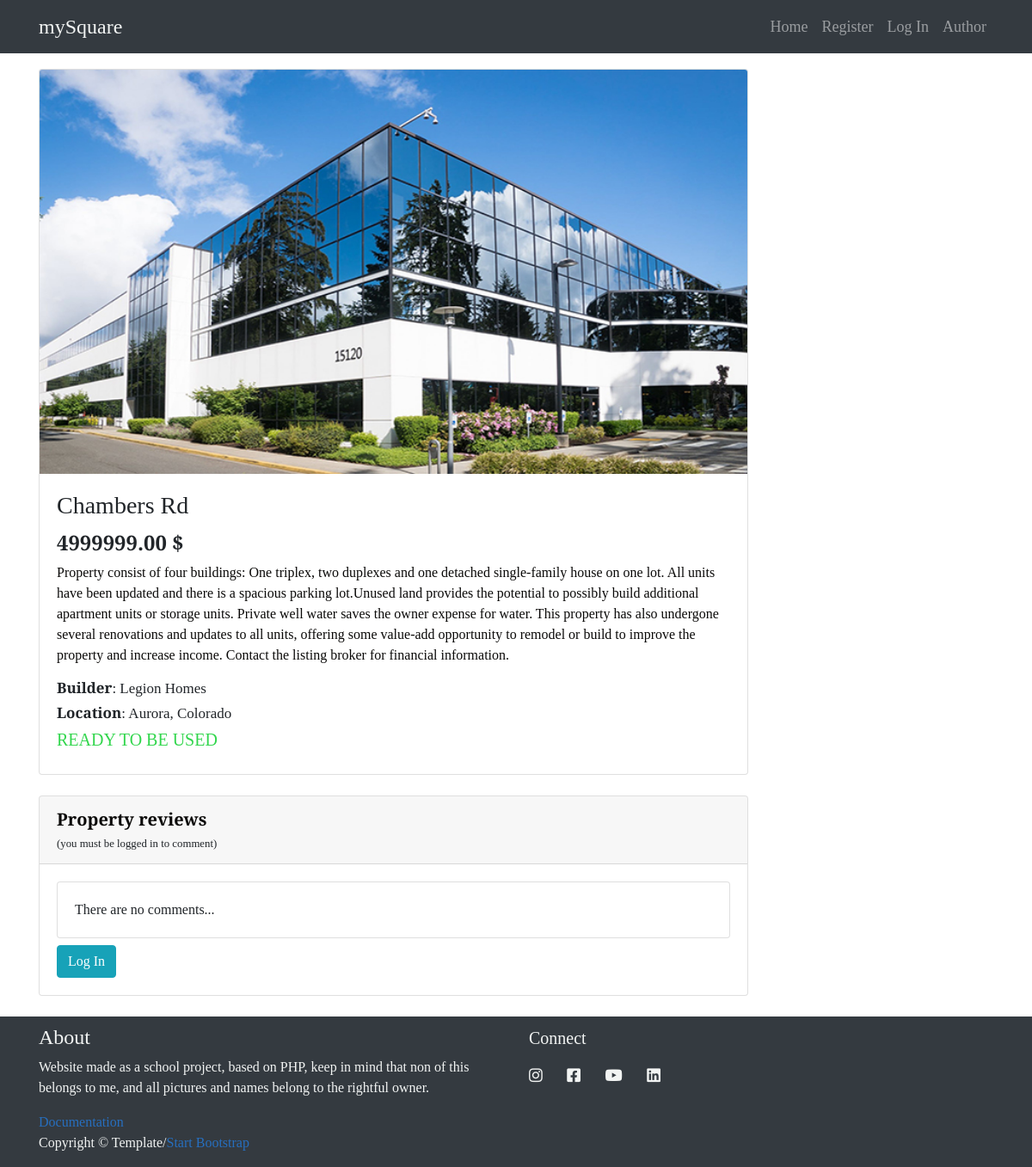
/index.php?page=building&&id=6, run on the app's committed database.
### tables this page shows
CREATE TABLE `navigation` (
  `navId` int(11) NOT NULL,
  `navName` varchar(32) NOT NULL,
  `href` varchar(99) NOT NULL
);

CREATE TABLE `buildings` (
  `buildingId` int(11) NOT NULL,
  `categoryid` int(11) NOT NULL,
  `builderid` int(11) NOT NULL,
  `name` varchar(29) NOT NULL,
  `info` text NOT NULL,
  `price` decimal(10,2) NOT NULL,
  `location` varchar(99) NOT NULL,
  `underconstruction` bit(1) NOT NULL
);

CREATE TABLE `picture` (
  `buildingId` int(11) NOT NULL,
  `src` varchar(99) NOT NULL,
  `alt` varchar(22) NOT NULL
);

CREATE TABLE `builder` (
  `builderId` int(11) NOT NULL,
  `builderName` varchar(99) NOT NULL,
  `builderEmail` varchar(99) NOT NULL,
  `builderCity` varchar(29) NOT NULL,
  `builderCountry` varchar(29) NOT NULL
);

### models/navigacija/getnav.php (called while the page is built, shortened)
<?php
    function nav_izlogovan(){
        require "config/connection.php";
        $element1 = "Home";
        $element2 = "Register";
        $element3 = "Log In";
        $element4 = "Author";
        if($conn){
            $upit = "SELECT navName as naziv,href as href FROM navigation WHERE navName IN (:element1,:element2,:element3,:element4)";
            $action = $conn->prepare($upit);
            $action->bindParam(":element1",$element1);
            $action->bindParam(":element2",$element2);
            $action->bindParam(":element3",$element3);
            $action->bindParam(":element4",$element4);
            try{
                $uspeh = $action->execute();
                if($uspeh){
                    $elementi = $action->fetchAll();
                    return $elementi;
                }
            }
            catch(PDOException $i){
                echo $i->getMessage();
            }
        }
    }
?>

### models/post/getbuilding.php (called while the page is built)
<?php
        function dohvatiZgradu($id){
            require "config/connection.php";
            $query = "SELECT  b.buildingId as id ,b.name as ime,b.location as lokacija ,b.price as cena ,b.Info as info ,c.builderName as graditelj,b.underconstruction as konstrukcija,p.src as src,p.alt as alt FROM buildings b INNER JOIN builder c ON b.builderId = c.builderId INNER JOIN picture p ON b.buildingid = p.buildingid WHERE b.buildingId = :id";
            $dohvati = $conn->prepare($query);
            $dohvati->bindParam(":id",$id);
            try{
                $akcija = $dohvati->execute();
                $broj = $dohvati->rowCount();
                if(!$akcija ){
                    http_response_code(404);
                }
                else if($broj < 1){
                    header("Location: 404.php");
                }
                else{
                    $zgrada = $dohvati->fetch();
                    return $zgrada;
                }
            }
            catch(PDOException $msg){
                echo $msg;
            }
        }
?>

### views/flexible/building.php (the view, shortened to what this page needs)
<?php
    if(isset($_GET['id'])){
        $id = $_GET['id'];
        include "models/post/getbuilding.php";
        $zgrada = dohvatiZgradu($id);
    }
    else{
        header("Location:../../index.php");
    }
?>
 <div class="container">
<div class="row">
    <div class="col-lg-9">
            <div class="card mt-4">
            <img class="card-img-top img-fluid" src="assets/img/<?php echo $zgrada['src'];?>" alt="<?php echo $zgrada['alt'];?>">
            <div class="card-body">
                <h3 class="card-title naslovzgrade"><?php echo $zgrada['ime'];?></h3>
                <h4 class="cenazgrade"><?php echo $zgrada['cena'];?> $</h4>
                <p class="card-text"><?php echo $zgrada['info'];?></p>
                <h6 class="ozgradi"><b>Builder</b>: <?php echo $zgrada['graditelj'];?></h6>
                <h6 class="ozgradi"><b>Location</b>: <?php echo $zgrada['lokacija'];?></h6>
                <h6>
                    <?php
                        $konstrukcija = $zgrada['konstrukcija'];
                        if($konstrukcija){
                            echo "<del>READY TO BE USED</del>";
                        }
                        else{
                            echo "<h5 class='spremno'>READY TO BE USED</h5>";
                        }
                    ?>
                </h6>
            </div>
            </div>
            <div class="card card-outline-secondary my-4">
                <div class="card-header">
                    <span id="naslov-komentar">Property reviews</span></br>
                    <small>(you must be logged in to comment)</small>
                </div>
                <div class="card-body">
                    <?php
                        include "models/komentari/dohvaranjekom.php";
                    ?>
                    <?php
                        if(isset($_SESSION['user'])){
                           dmgKom($id);
                        }
                        else{
                            echo '<a href="index.php?page=login" class="btn btn-info">Log In</a>';
                        }
                    ?>
                </div>
                </div>
    </div>
</div>
</div>

### views/fixed/nav.php (shortened to what this page needs)
<?php
  include "models/navigacija/getnav.php";
  $nav_izlogovan = nav_izlogovan();
?>
<nav class="navbar navbar-expand-lg navbar-dark bg-dark fixed-top">
    <div class="container">
      <a class="navbar-brand" href="index.php">mySquare</a>
      <div class="collapse navbar-collapse" id="navbarResponsive">
            <?php  if(!isset($_SESSION['user'])){?>
              <ul class="navbar-nav ml-auto">
              <?php foreach($nav_izlogovan as $nav) :?>
              <li class="nav-item">
                <a class="nav-link" href="<?=$nav['href']?>"><?=$nav['naziv']?></a>
              </li>
              <?php endforeach; ?>
            </ul>
            <?php } ?>
      </div>
    </div>
  </nav>

### assets/css/main.css (style rules this page uses)
body { padding-top: 56px; font-family: 'Crimson Pro', serif; }
.navbar-dark .navbar-nav .nav-link { font-size: 18px; }
.navbar-dark .navbar-brand { font-size: 24px; }
a { color:#276FBF; }
p { color:#0A0908; }
.navbar-dark .navbar-brand { color:#F2F4F3; }
.spremno { color:rgb(50, 214, 77); font-size: 20px; }
.ozgradi { font-size: 17px; margin-top: 3px; }
#naslov-komentar { font-size: 20px; color:#0A0908; font-weight: bold; }
.bg-dark { background-color: #22333B; }
.cenazgrade { font-weight:bold; }

### data on the page
navigation: navName "Home"
navigation: navName "Register"
navigation: navName "Log In"
navigation: navName "Author"
buildings: picture.src (picture), name "Chambers Rd", price "4999999.00", info "Property consist of four buildings: One triplex, two duplexes and one detached single-family house on one lot. All units have been updated and there is a spacious parking lot.Unused land provides the potential to possibly build additional apartment units or storage units. Private well water saves the owner expense for water. This property has also undergone several renovations and updates to all units, offering some value-add opportunity to remodel or build to improve the property and increase income. Contact the listing broker for financial information.", builderid.builderName "Legion Homes", location "Aurora, Colorado"
